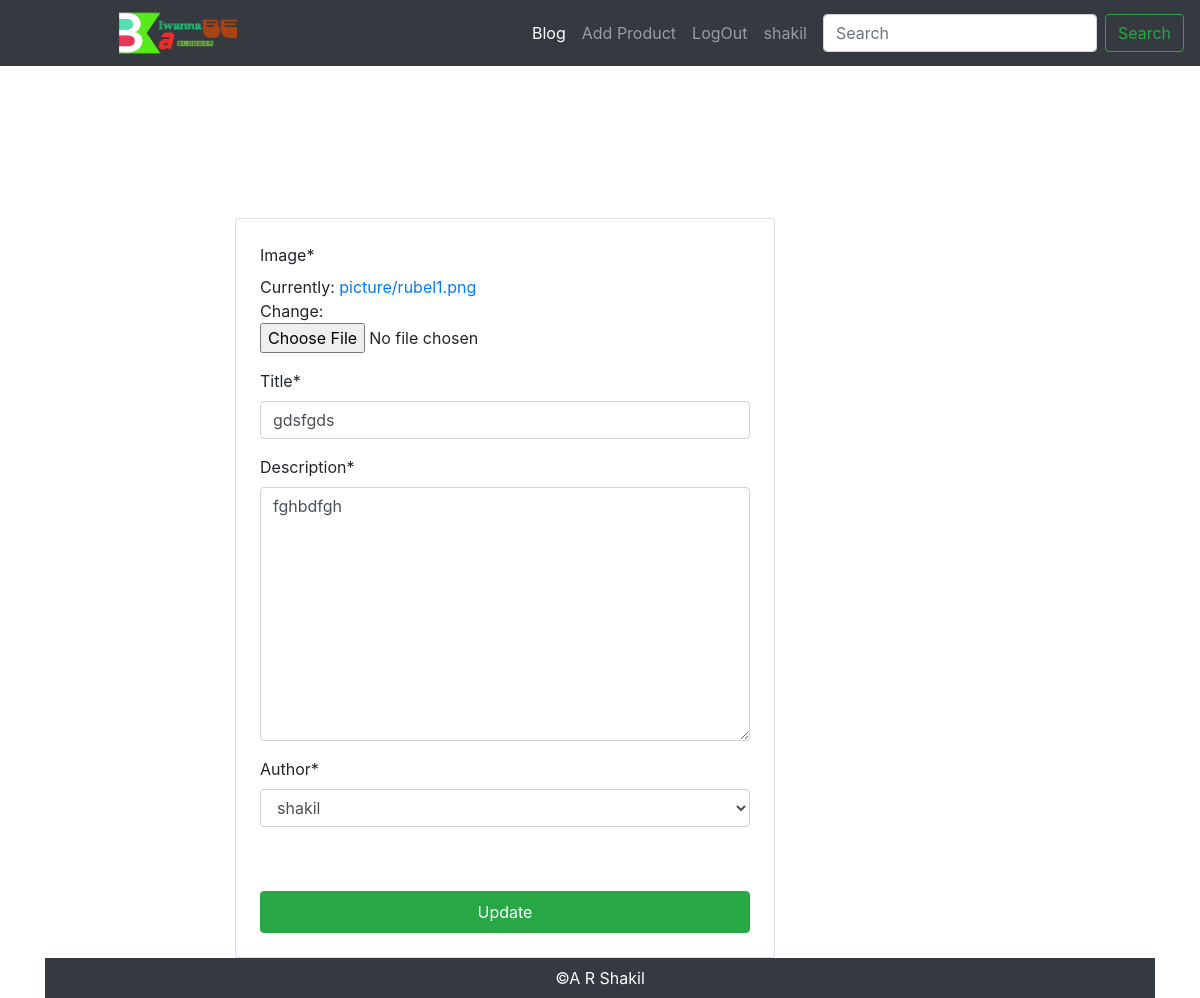
Page /blog/update/21/ (signed in) on the committed database.
### blog/models.py (models this page shows, shortened)
class Blog(models.Model):
    image = models.ImageField(upload_to='picture/')
    title = models.CharField(max_length=300)
    description = models.TextField()
    author = models.ForeignKey(User, on_delete=models.CASCADE)
    pub_date = models.DateTimeField(auto_now_add=True)
    def image_tag(self):
        return format_html('<img src="/media/%s" width="100"/>'%self.image)
    image_tag.short_description = 'Image'
    class Meta:
        db_table ='Blog_Post'
        ordering = ["-id"]
        verbose_name = "Blog"
        verbose_name_plural = "Blogs"

### blog/views.py (the view)
# urls.py: path('update/<int:pk>/', views.BookUpdateView.as_view(), name='update'),
class BookUpdateView(UpdateView):
    model = Blog
    fields = ['image', 'title', 'description', 'author']
    template_name = "blog/update.html"
    success_url = reverse_lazy('blog:home')

### blog/templates/blog/update.html (shortened to what this page needs)
{% extends 'base.html' %}
{% load static %}
{% load crispy_forms_tags %}
{% block content %}
<div class="row">
    <div class="col-6 offset-2">
        <div class="card p-4 mt-4">
            <form class="" method="post" action=" " enctype="multipart/form-data">
                {{ form|crispy}}
                <input type="submit" name="submit" value="Update" class="btn btn-success w-100 mt-md-5 py-2">
            </form>
        </div>
    </div>
</div>
{% endblock %}

### templates/base.html (shortened to what this page needs)
<!DOCTYPE html>
<html>
{% load static %}
<head>
    <link rel="stylesheet" href="https://stackpath.bootstrapcdn.com/bootstrap/4.3.1/css/bootstrap.min.css"
>
    <link rel="stylesheet" href="https://use.fontawesome.com/releases/v5.7.1/css/all.css">
    <link rel="stylesheet" type="text/css" href="{% static 'css/style.css' %}">
</head>
<body>
<nav class="navbar navbar-expand-lg navbar-dark bg-dark sticky-top">
    <a class="navbar-brand py-0" href="{% url 'blog:home' %}"><img src="{% static 'img/logo.png' %}" alt=""
                                                                   style="height:50px; padding-left:80px;"></a>
    <div class="collapse navbar-collapse" id="navbarSupportedContent">
        <ul class="navbar-nav ml-auto mr-2">
            <li class="nav-item active">
                <a class="nav-link" href="{% url 'blog:home' %}">Blog</a>
            </li>
            {% if user.is_authenticated %}
            <li class="nav-item">
                <a class="nav-link" href="{% url 'blog:create_product' %}">Add Product</a>
            </li>
            <li class="nav-item">
                <a class="nav-link" href="javascript:{document.getElementById('logout').submit()}">LogOut</a>
            </li>
            <li class="nav-item">
                <a class="nav-link" href="">{{user.username}}</a>
            </li>
            {% endif %}
        </ul>
        <form class="form-inline my-2 my-lg-0" action="{% url 'blog:search' %}" method="post">
            <input class="form-control mr-sm-2" type="search" placeholder="Search" aria-label="Search"
                   name="search_term" value="{{search_term}}">
            <button class="btn btn-outline-success my-2 my-sm-0" type="submit">Search</button>
        </form>
    </div>
</nav>
<div class="container">
    <div class="example1 text-center py-5">
    </div>
    {% block content %}
    {% endblock %}
    <footer class="text-center bg-dark text-white py-2">
        &copy;A R Shakil
    </footer>
</div>
</body>
</html>

### static/css/style.css (style rules this page uses)
.example1 { height: 50px; overflow: hidden; position: relative; }
.pb-5, .py-5 { padding-bottom: 5rem!important; }

### rows in the picture
Blog: title "gdsfgds", description "fghbdfgh", author "shakil"

### other values in the picture
{{ user.username }} "shakil"
